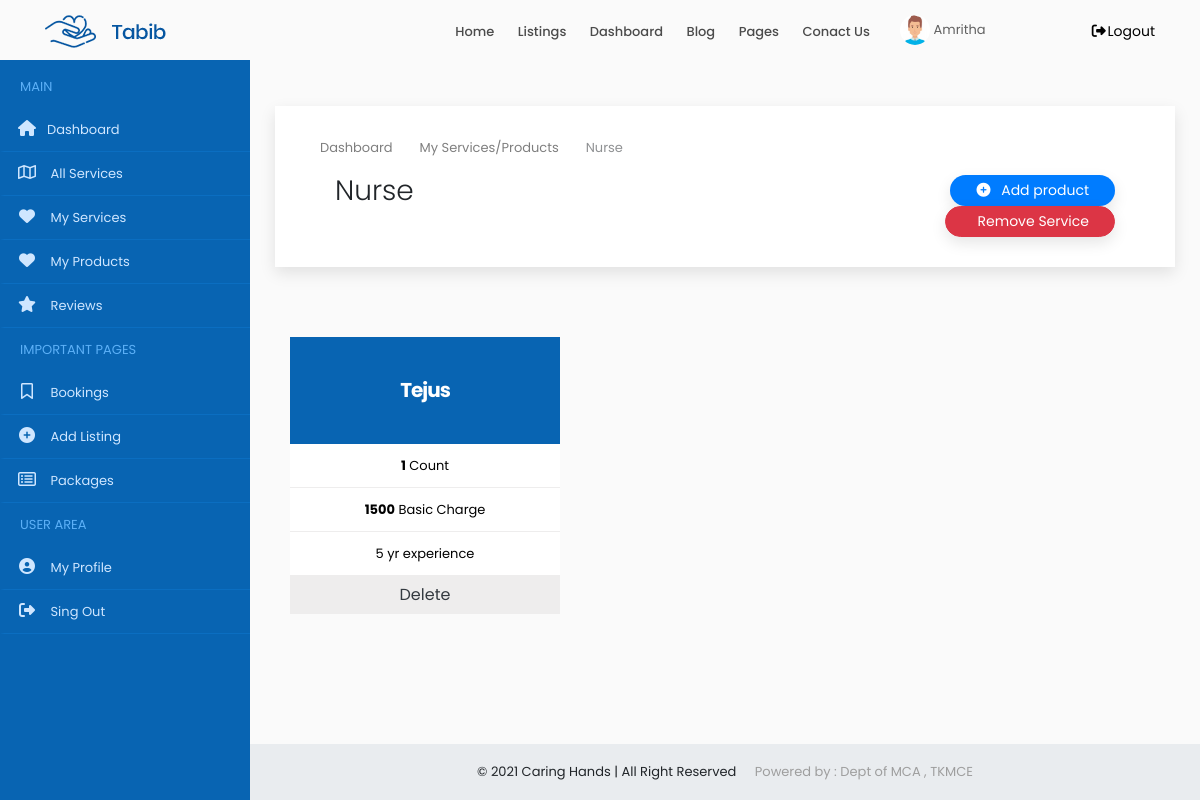
/provider/service/product/3/ (signed in), run on the app's committed database.
### accounts/models.py (models this page shows, shortened)
class Users(models.Model):
    user = models.ForeignKey(User,on_delete=models.CASCADE)
    name = models.CharField(max_length=150)
    email = models.EmailField(max_length=200,null=True, blank=True)
    organization = models.CharField(max_length=250,null=True, blank=True)
    mob = models.CharField(max_length=12)
    sex = models.CharField(max_length=10,choices=gender,default='Male')
    house = models.CharField(max_length=100,null=True, blank=True)
    street1 =models.CharField(max_length=100,null=True, blank=True)
    street2 =models.CharField(max_length=100,null=True, blank=True)
    city = models.CharField(max_length=100,null=True, blank=True)
    district = models.CharField(max_length=100,null=True, blank=True)
    state = models.CharField(max_length=100,null=True,choices=states, blank=True)
    pin = models.CharField(max_length=100,null=True,blank=True)
    age = models.IntegerField(null=True, blank=True)
    type = models.CharField(max_length=20,choices=user_type)
    approval = models.CharField(max_length=20,choices=approval_choices,default='Pending')
    document = models.FileField(upload_to='documents',null=True, blank=True)
    profile_picture = models.FileField(upload_to='dp',default='assets/img/user3.png')

class ProviderService(models.Model):
    user = models.ForeignKey(Users,on_delete=models.CASCADE,null=True, blank=True)
    service = models.ForeignKey(Service, on_delete=models.CASCADE,null=True, blank=True)
    count = models.IntegerField(null=True, blank=True)
    cost = models.IntegerField()

class Service(models.Model):
    category = models.CharField(max_length=250)
    providers = models.IntegerField(null=True, blank=True)
    users = models.IntegerField(null=True, blank=True)

class SubProduct(models.Model):
    service = models.ForeignKey(ProviderService, on_delete=models.CASCADE,null=True, blank=True)
    name = models.CharField(max_length=250)
    count = models.IntegerField(null=True, blank=True)
    cost = models.IntegerField()
    details = models.TextField(null=True, blank=True)

### accounts/views.py (the view, shortened to what this page needs)
# urls.py: path('provider/service/product/<id>/',Product.as_view(), name='product'),
class Product(View):
    def get(self,request,id):
        x = ProviderCheck(request)
        if x == True:
            user = request.user
            account = Users.objects.get(user=user)
            ps = ProviderService.objects.get(id=id)
            sp = SubProduct.objects.filter(service__user=account,service=ps)
            form =  AddSubProductForm()
            context = {'account': account,'ps': ps,'sp':sp,'form': form}
            return render(request,'provider/product.html',context)
        else:
            return redirect('home')

### accounts/functions.py (called while the page is built)
def ProviderCheck(request):
    user = request.user
    if user.is_authenticated:
        try:
            u = Users.objects.get(user=user)
            if u.type == 'service_provider':
                return (True)
            else:
                return (False)
        except:
            return (False)
    else:
        return (False)

### accounts/templates/provider/product.html (shortened to what this page needs)
{% extends 'common/dashboard_main.html' %}
{% load static %}
{% block content %}
{% include 'common/header.html' %}
{% include 'provider/sidenav.html' %}
<div class="content-wrapper">
<div class="container-fluid overflow-hidden">
    <div class="row margin-tb-90px margin-lr-10px sm-mrl-0px">
        <div id="page-title" class="padding-30px background-white full-width box-shadow">
            <div class="container">
                <ol class="breadcrumb opacity-5">
                    <li><a href="{% url 'home' %}">Dashboard</a></li>
                    <li><a href="{% url 'my_services' %}">My Services/Products</a></li>
                    <li class="active">{{ps.service.category|title}}</li>
                </ol>
                <div class="container-fluid">
                    <div class="row">
                        <div class="col-6">
                            <h1 class="font-weight-300">{{ps.service.category|title}}</h1>
                        </div>
                        <div class="col-6">
                            <div class="text-right">
                                <a href="#" class=" btn btn-sm border-radius-30  text-white background-second-color  box-shadow  padding-lr-25px margin-left-30px" data-toggle="modal" data-target="#addproduct"><i class="fas fa-plus-circle  margin-right-7px"></i> Add product</a>
                                                    {% load widget_tweaks %}
                                <a href="#" class=" btn btn-sm border-radius-30  text-white btn-danger  box-shadow  padding-lr-25px margin-left-30px" data-toggle="modal" data-target="#delservice"> Remove Service</a>
                            </div>
                        </div>
                    </div>
                </div>
            </div>
        </div>
        <div class="container-fluid">
            <div class="row" style="margin-top:40px">
                {% for i in sp %}
                <div class="col-lg-4 col-md-4  col-sm-6 sm-mb-40px wow fadeInUp" data-wow-delay="0.2s" style="visibility: visible; animation-delay: 0.2s; animation-name: fadeInUp;margin-top: 30px;">
                    <a href="">
                        <div class="pricing hover-effect">
                            <div class="pricing-head text-center">
                                <h3 class="font-weight-700 padding-40px background-main-color margin-0px text-white">
                                    <span class=" z-index-2 position-relative d-block">{{i.name|title}}
                                    </span>
                                </h3>
                            </div>
                            <ul class="pricing-content text-center list-unstyled background-white">
                                <li><strong>{{i.count}}</strong> Count</li>
                                <li><strong>{{i.cost}}</strong> Basic Charge</li>
                                <li>{{i.details}}</li>
                            </ul>
                            <div class="pricing-footer">
                                <a href="{% url 'remove_product' i.id %}" class="btn btn-block background-grey-1 text-dark rounded-0">Delete</a>
                            </div>
                        </div>
                    </a>
                </div>
                {% empty %}
                <div class="alert alert-danger  margin-bottom-35px border-radius-10 padding-30px">
                    <strong>OOPS!</strong> No SubProducts found
                    <hr>
                    <p class="margin-0px">Add new subproduct to be listed out over here.</p>
                </div>
                {% endfor %}
            </div>
        </div>
    </div>
</div>
{% include 'common/small_footer.html' %}
</div>
{% endblock %}

### accounts/templates/common/header.html (shortened to what this page needs)
{% load static %}
<header>
    <div id="fixed-header-dark" class="header-output fixed-header">
        <div class="container header-in">
            <div class="row">
                <div class="col-lg-2 col-md-12">
                    <a id="logo" href="{% url 'index' %}" class="d-inline-block margin-tb-15px"><img
                            src="{% static 'assets/img/logo-1.png' %}" alt=""></a>
                </div>
                <div class="col-lg-7 col-md-12 position-inherit">
                    <ul id="menu-main" class="nav-menu float-lg-right link-padding-tb-20px">
                        <li><a href="{% url 'index' %}">Home</a>
                        </li>
                        <li class="has-dropdown"><a href="#">Listings</a>
                        </li>
                        <li class="has-dropdown"><a href="#">Dashboard</a>
                        </li>
                        <li class="has-dropdown"><a href="#">Blog</a>
                        </li>
                        <li class="has-dropdown"><a href="#">Pages</a>
                        </li>
                        <li><a href="page-contact-us.html">Conact Us</a></li>
                    </ul>
                </div>
                <div class="col-lg-3 col-md-12">
                    {% if request.user.is_authenticated %}
                    <a href="{% url 'home' %}" class="margin-top-15px d-inline-block text-grey-3 margin-right-15px"><img src="{{account.profile_picture.url}}" class="height-30px border-radius-30" alt=""> {{account.name|title}}</a>
                    <a href="{% url 'logout' %}" class="margin-tb-20px d-inline-block text-up-small float-left float-lg-right" data-toggle="modal" data-target="#exampleModal"><i class="fa fa-fw fa-sign-out-alt"></i>Logout</a>
                    {% else %}
                    <a href="{% url 'login' %}" class="margin-tb-20px d-inline-block text-up-small float-left float-lg-right"><i class="far fa-user"></i> Login</a>
                    {% endif %}
                </div>
            </div>
        </div>
    </div>
</header>

### static/assets/css/colors/main.css (style rules this page uses)
.background-main-color { background-color: #0864b2; }
.background-second-color { background-color: #007cff; }

### static/assets/css/sb-admin.css (style rules this page uses)
html { position: relative; min-height: 100%; }
body { overflow-x: hidden; }
.content-wrapper { min-height: calc(100vh - 56px); padding-top: 1rem; }
.content-wrapper { overflow-x: hidden; }
@media (min-width: 992px) { .content-wrapper { margin-left: 250px; } }

### data on the page
Users: profile_picture (picture), name "Amritha"
ProviderService: service.category "Nurse"
SubProduct: name "Tejus", count "1", cost "1500", details "5 yr experience"
